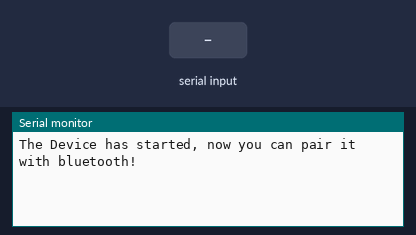
Simulated run of this sketch. Board: ESP32. Parts: the last lines printed to the serial monitor. The inputs (shaded band) are chosen by the test bench. Nothing arrives over Bluetooth unless stated.

Above: at 1.2 s.
1.3 s: "1" received over the second serial link
At 2.5 s:
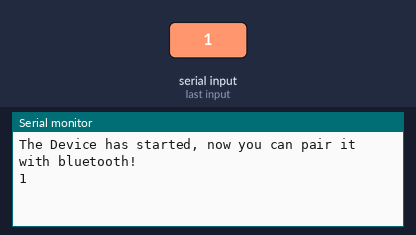
2.8 s: "0" received over the second serial link
At 3.6 s:
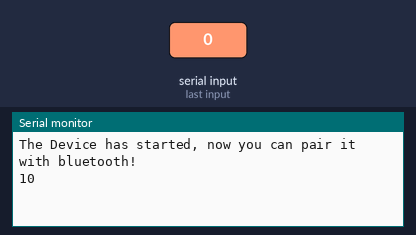

Measured:
- after the input at 1.3 s, the serial monitor: prints a new line at once (image 1)
- after the input at 2.8 s, the serial monitor: prints a new line at once (image 2)

The sketch:

standardBluetoothConnection.ino
```cpp
#include "BluetoothSerial.h"

BluetoothSerial SerialBT;
String buffer;
void setup() {
  Serial.begin(115200);
  SerialBT.begin("ESP32 Test");
  Serial.println("\nThe Device has started, now you can pair it with bluetooth!");
}

void loop() {
  if (Serial.available()){
    SerialBT.write(Serial.read());
  }
  if (SerialBT.available()){
    Serial.write(SerialBT.read());
  }
  delay(20);
}
```
